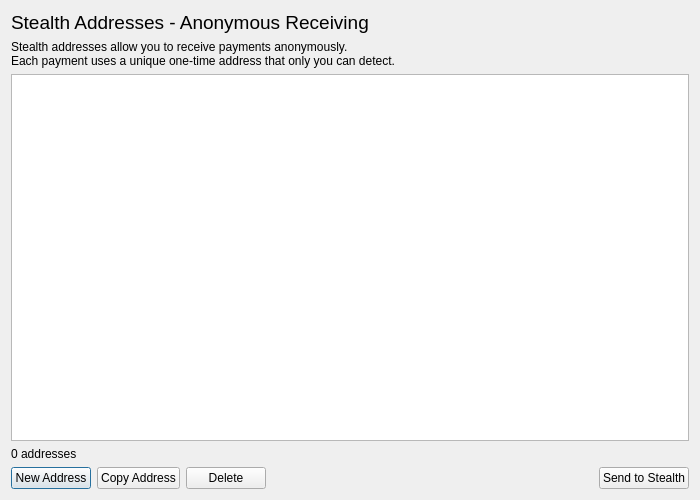
<?xml version="1.0" encoding="UTF-8"?>
<ui version="4.0">
 <class>StealthAddressDialog</class>
 <widget class="QDialog" name="StealthAddressDialog">
  <property name="geometry">
   <rect>
    <x>0</x>
    <y>0</y>
    <width>700</width>
    <height>500</height>
   </rect>
  </property>
  <property name="windowTitle">
   <string>Stealth Addresses</string>
  </property>
  <layout class="QVBoxLayout" name="verticalLayout">
   <item>
    <widget class="QLabel" name="titleLabel">
     <property name="font">
      <font>
       <pointsize>14</pointsize>
       <weight>700</weight>
      </font>
     </property>
     <property name="text">
      <string>Stealth Addresses - Anonymous Receiving</string>
     </property>
    </widget>
   </item>
   <item>
    <widget class="QLabel" name="descriptionLabel">
     <property name="text">
      <string>Stealth addresses allow you to receive payments anonymously.
Each payment uses a unique one-time address that only you can detect.</string>
     </property>
     <property name="wordWrap">
      <bool>true</bool>
     </property>
    </widget>
   </item>
   <item>
    <widget class="QTableWidget" name="addressList">
     <property name="editTriggers">
      <set>QAbstractItemView::NoEditTriggers</set>
     </property>
     <property name="alternatingRowColors">
      <bool>true</bool>
     </property>
    </widget>
   </item>
   <item>
    <widget class="QLabel" name="countLabel">
     <property name="text">
      <string>0 addresses</string>
     </property>
    </widget>
   </item>
   <item>
    <layout class="QHBoxLayout" name="buttonLayout">
     <item>
      <widget class="QPushButton" name="newAddressButton">
       <property name="text">
        <string>New Address</string>
       </property>
      </widget>
     </item>
     <item>
      <widget class="QPushButton" name="copyAddressButton">
       <property name="text">
        <string>Copy Address</string>
       </property>
      </widget>
     </item>
     <item>
      <widget class="QPushButton" name="deleteAddressButton">
       <property name="text">
        <string>Delete</string>
       </property>
      </widget>
     </item>
     <item>
      <spacer name="horizontalSpacer">
       <property name="orientation">
        <enum>Qt::Horizontal</enum>
       </property>
       <property name="sizeHint" stdset="0">
        <size>
         <width>40</width>
         <height>20</height>
        </size>
       </property>
      </spacer>
     </item>
     <item>
      <widget class="QPushButton" name="sendButton">
       <property name="text">
        <string>Send to Stealth</string>
       </property>
      </widget>
     </item>
    </layout>
   </item>
  </layout>
 </widget>
 <resources/>
 <connections/>
</ui>
